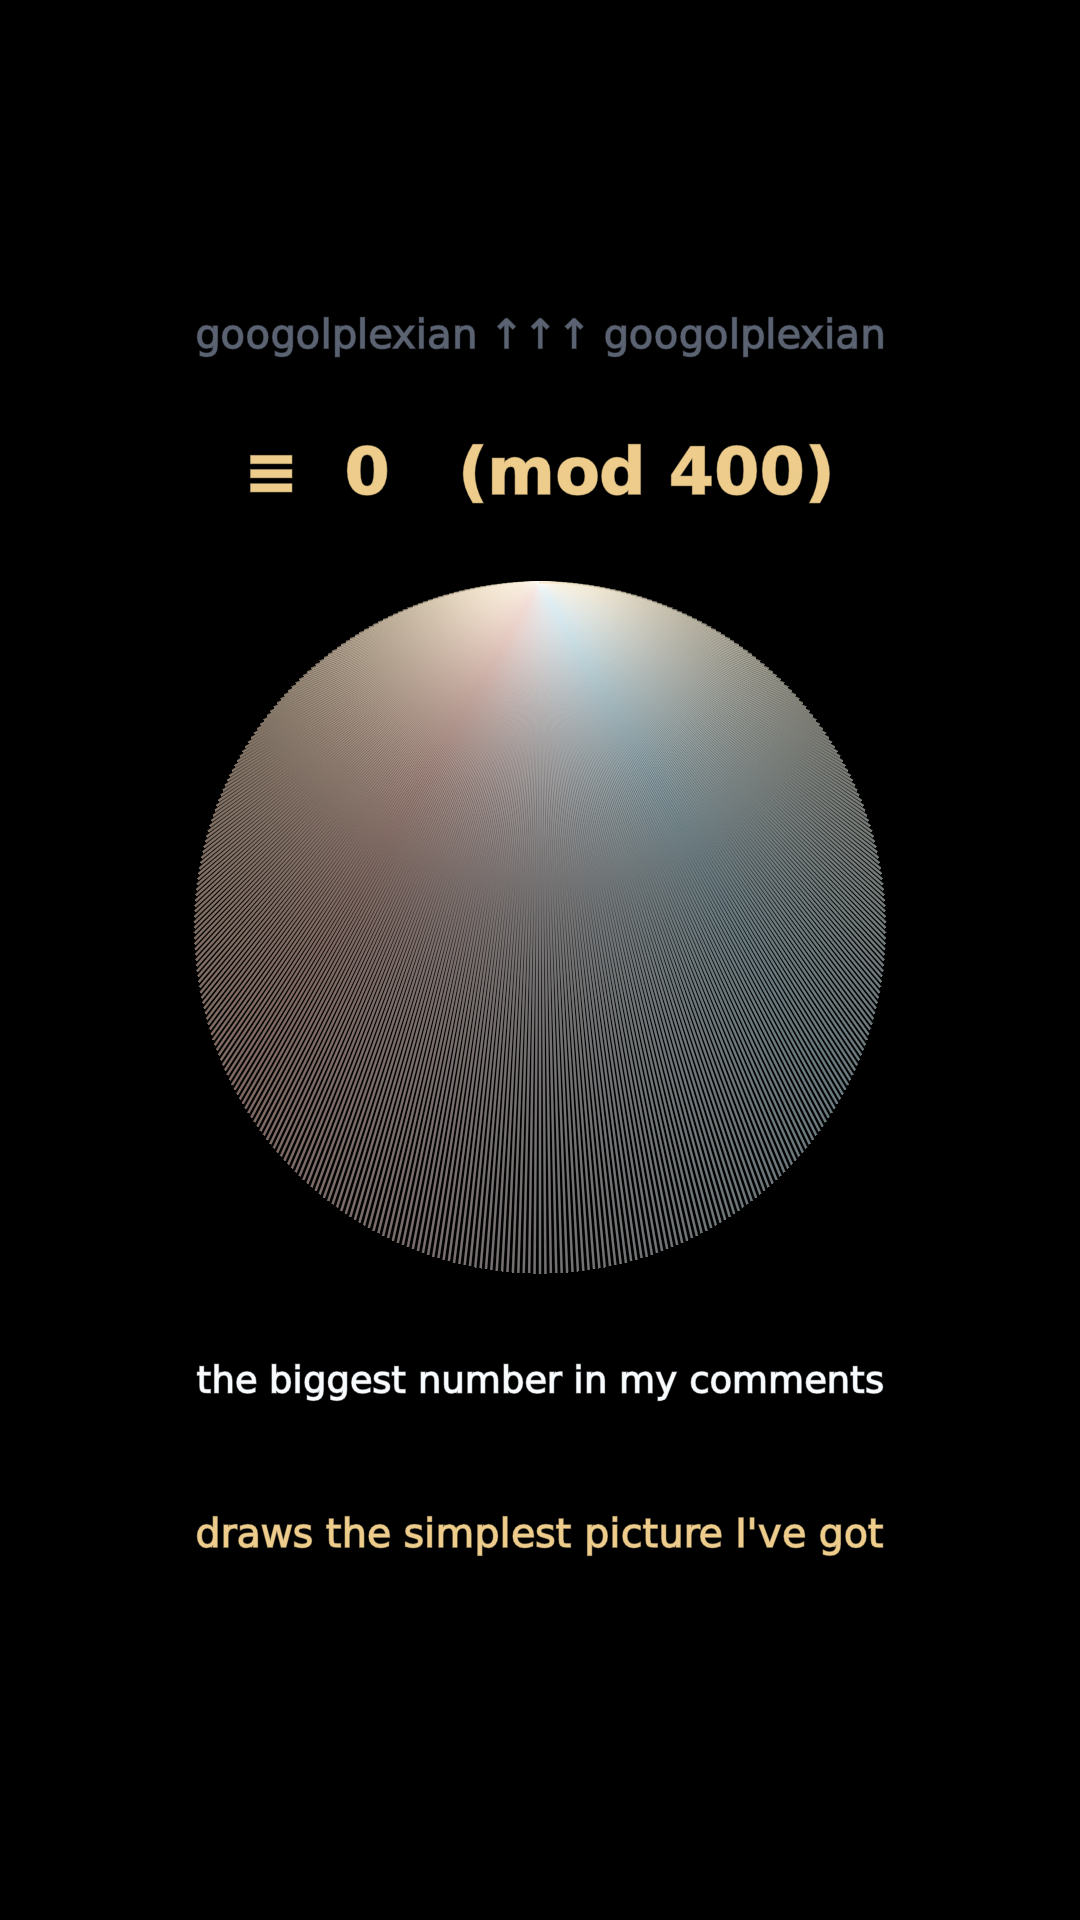

The Python source for this figure:
"""
comment_googolplexian — answering a comment on times_table_dance. Still.

    BPM=150 xvfb-run -a -s "-screen 0 1600x1200x24" \
        manimgl comment_googolplexian.py CommentGoogolplexian -s -w -r 1080x1920

@vyaas_2011 commented "1 googolplexian to the pentation of 1 googolplexian"
on the times-table video, whose ask was "comment a times table and I'll
run it". So: run it.

THE PICTURE ONLY EVER NEEDS k mod N. Dot n joins dot (n*k) mod 400, so
two multipliers that agree mod 400 draw exactly the same figure. The
number itself is beyond writing down; its remainder is not.

    googol         = 10^100
    googolplex     = 10^googol
    googolplexian  = 10^googolplex          -- a power of ten either way

    G^^^G, pentation, unwraps to G^(something enormous)
                   = (10^M)^E = 10^(M*E)    -- still a power of ten

    10^4 = 10000 = 400 * 25, so 400 divides 10^k for every k >= 4

    => G^^^G  ==  0  (mod 400)

And k = 0 is the ONE multiplier out of 400 whose chords all land on the
same dot. The largest number anybody has ever put in the comments draws
the simplest picture in the entire set: a single fan.

VERIFIED AT IMPORT
    400 divides 10^k for every k >= 4, checked directly
    the 400 chords are confirmed to share exactly one far end
    k = 0 is confirmed to be the only multiplier in 0..399 that does this

manimgl traps, all silent:
    Text -> fill_color=   Circle -> stroke_color=   Dot -> fill_color=
"""
from manimlib import *
import numpy as np

N = 400
K = 0

assert all(pow(10, k, N) == 0 for k in range(4, 2000))
assert len({(n * K) % N for n in range(N)}) == 1
assert [k for k in range(N)
        if len({(n * k) % N for n in range(N)}) == 1] == [K]

WHITE_ = "#F7FAFC"
GREY   = "#8A94A6"
DIM    = "#5A6272"
GOLD   = "#EBCB8B"
SKY    = "#88C0D0"
ROSE   = "#D08770"

FRAME_H = 9.0
SAFE_X = 1.68
NOTE_Y = -2.36
READ_Y = 2.62

RING_C = np.array([0.0, 0.15, 0])
R = 1.62
IDX = np.arange(N)


def P(u):
    a = 2 * np.pi * u / N + np.pi / 2
    return RING_C + R * np.array([np.cos(a), np.sin(a), 0])


def wheel(n):
    stops = [GOLD, ROSE, SKY, GOLD]
    t = (n / N) * 3.0
    i = min(int(t), 2)
    return interpolate_color(stops[i], stops[i + 1], t - i)


def txt(s, size=27, color=WHITE_, bold=True, w=2 * SAFE_X - 0.15):
    t = Text(s, fill_color=color, font_size=size,
             weight=BOLD if bold else NORMAL)
    if t.get_width() > w:
        t.set_width(w)
    return t


class CommentGoogolplexian(Scene):
    def construct(self):
        self.camera.background_rgba = list(color_to_rgba(BLACK, 1.0))
        self.camera.frame.set_height(FRAME_H)

        chords = VGroup()
        for n in range(N):
            m = VMobject(stroke_color=wheel(n), stroke_width=0.95)
            m.set_points_as_corners([P(n), P((n * K) % N)])
            m.set_stroke(opacity=0.42)
            chords.add(m)

        head = txt("googolplexian ↑↑↑ googolplexian", 24, DIM, bold=False)
        head.move_to(np.array([0, READ_Y + 0.30, 0]))
        sub = txt("≡  0   (mod 400)", 30, GOLD)
        sub.move_to(np.array([0, READ_Y - 0.34, 0]))
        foot = txt("the biggest number in my comments", 26, WHITE_, bold=False)
        foot.move_to(np.array([0, NOTE_Y + 0.38, 0]))
        foot2 = txt("draws the simplest picture I've got", 26, GOLD, bold=False)
        foot2.move_to(np.array([0, NOTE_Y - 0.34, 0]))

        self.add(chords, head, sub, foot, foot2)
        self.wait(0.1)
